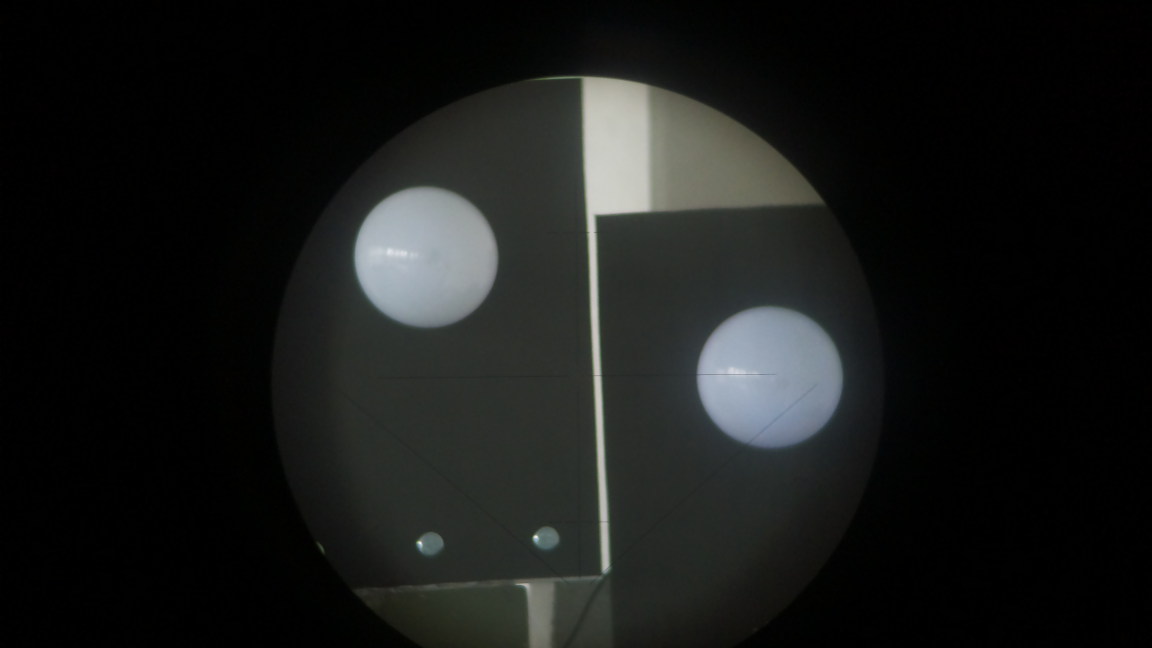
#> input picture Data/Images from lab_test/images/IMG_1_2024-03-20_14-59-09 - Copy.jpg, 4608 x 2592 px, found by its file name (shown at 1/4 size); its folder holds 4 pictures in this run
$ jupyter execute --allow-errors Selecting_ROI.ipynb
#> lines starting #> are read from the running program, lines starting #| are printed output that depends on the picture
Images from 16.05.2024_right bulb

[cell 1]
import cv2
import numpy as np
import os

def process_images(directory_path, roi_coordinates, roi_dimensions):
    # Get the list of image files in the directory
    image_files = [f for f in os.listdir(directory_path) if f.endswith(('.jpg', '.jpeg', '.png'))]

    # Process each image in the directory
    for image_file in image_files:
        # Load the image
        image_path = os.path.join(directory_path, image_file)
        image = cv2.imread(image_path)

        # Define the height and width of the original image
        original_height, original_width, _ = image.shape

        # Unpack ROI coordinates and dimensions
        top_left_x, top_left_y = roi_coordinates
        height, width = roi_dimensions

        # Extract the ROI coordinates based on the provided top-left coordinates
        x = top_left_x
        y = top_left_y

        # Create a mask for the selected ROI
        mask = np.zeros((original_height, original_width), dtype=np.uint8)
        mask[y:y+height, x:x+width] = 255

        # Convert the mask to uint8
        mask = mask.astype(np.uint8)

        # Apply the mask to the image
        masked_image = cv2.bitwise_and(image, image, mask=mask)

        # Create a directory for masked images if it doesn't exist
        masked_directory = os.path.join(directory_path, 'masked')
        if not os.path.exists(masked_directory):
            os.makedirs(masked_directory)

        # Generate the masked image filename
        masked_filename = os.path.join(masked_directory, os.path.splitext(image_file)[0] +  os.path.splitext(image_file)[1])

        # Save the masked image
        cv2.imwrite(masked_filename, masked_image)

# Parameters usage:
directory_path = r"C:\Users\kwayi\Desktop\School\MasterArbeite_23.24\Codes\Glenn__upssss\Glenn\16.05.2024_images\undistorted\right image"
#Adjust the ROI to fit area
roi_coordinates = (2398, 1567)
roi_dimensions = (3000, 2021)

#> (the rest of this cell did not finish here and is left out)

Images from 16.05.2024_left bulb

[cell 2]
import cv2
import os

def crop_and_save_images(source_directory, destination_directory, top_left, bottom_right):
    # Check if destination directory exists, if not, create it
#> called with top_left = (1847, 1190), bottom_right = (2180, 1575)
    if not os.path.exists(destination_directory):
        os.makedirs(destination_directory)

    # Iterate over all files in the source directory
    for filename in os.listdir(source_directory):
        if filename.lower().endswith((".png", ".jpg", ".jpeg")):  # Add or remove file types as needed
            # Construct the full file path
            file_path = os.path.join(source_directory, filename)
            # Read the image
            image = cv2.imread(file_path)
            # Crop the image
            cropped_image = image[top_left[1]:bottom_right[1], top_left[0]:bottom_right[0]]
            # Construct the destination file path
            dest_file_path = os.path.join(destination_directory, filename)
            # Save the cropped image
            cv2.imwrite(dest_file_path, cropped_image)
            print(f"Cropped image saved to {dest_file_path}")

if __name__ == "__main__":
    # Define the source directory
    source_dir = r"C:\Users\kwayi\Desktop\School\MasterArbeite_23.24\Codes\Glenn__upssss\Glenn\16.05.2024_images\undistorted\left image"
    # Define the destination directory
    dest_dir = os.path.join(source_dir, "cropped")

    # Define the top left and bottom right coordinates
    top_left = (1847, 1190)
    bottom_right = (2180, 1575)


    # Crop and save the images
    crop_and_save_images(source_dir, dest_dir, top_left, bottom_right)

#> (a cell that did not finish here is left out)

Images on the left side of the lab test

[cell 4]
import cv2
import os

def crop_and_save_images(source_directory, destination_directory, top_left, bottom_right):
    # Check if destination directory exists, if not, create it
#> called with top_left = (1242, 602), bottom_right = (2309, 1931)
    if not os.path.exists(destination_directory):
        os.makedirs(destination_directory)

    # Iterate over all files in the source directory
    for filename in os.listdir(source_directory):
        if filename.lower().endswith((".png", ".jpg", ".jpeg")):  # Add or remove file types as needed
            # Construct the full file path
            file_path = os.path.join(source_directory, filename)
            # Read the image
            image = cv2.imread(file_path)
#> image is the input picture: shape (2592, 4608, 3); mean B, G, R 24.6, 26, 24.3
            # Crop the image
            cropped_image = image[top_left[1]:bottom_right[1], top_left[0]:bottom_right[0]]
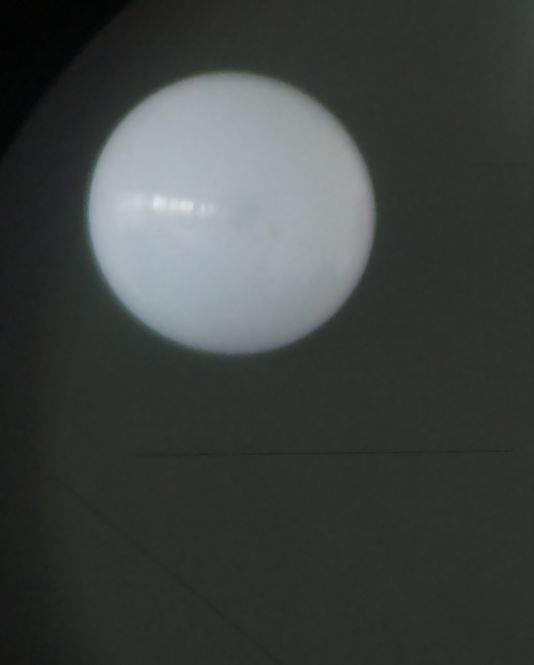
#> cropped_image: shape (1329, 1067, 3) (shown at 1/2 size); mean B, G, R 64, 65.9, 61.9
            # Construct the destination file path
            dest_file_path = os.path.join(destination_directory, filename)
            # Save the cropped image
            cv2.imwrite(dest_file_path, cropped_image)
            print(f"Cropped image saved to {dest_file_path}")
#> pass 2 of the loop in crop_and_save_images, `for filename in os.listdir(source_directory):`:
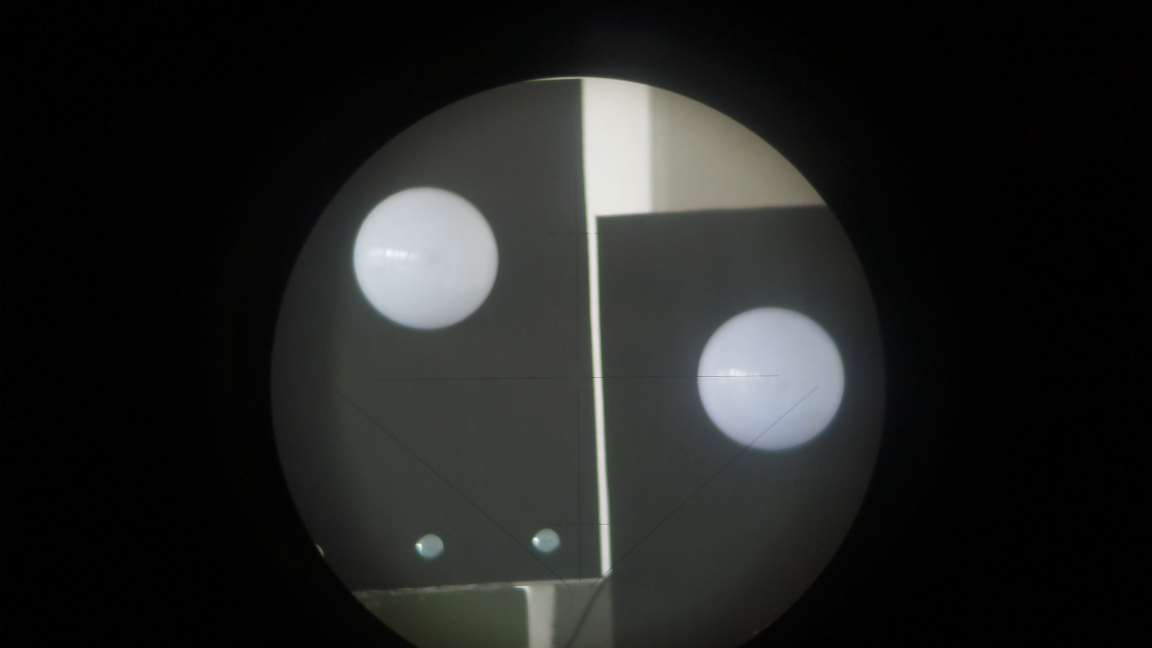
#> input picture Data/Images from lab_test/images/IMG_2024-03-20_15-35-16.jpg, 4608 x 2592 px, found by its file name (shown at 1/4 size)
#> in crop_and_save_images, image is the input picture: shape (2592, 4608, 3); mean B, G, R 31.9, 33.3, 32.1
#> in crop_and_save_images, `cropped_image = image[top_left[1]:bottom_right[1], top_left[0]:bottom_..`:
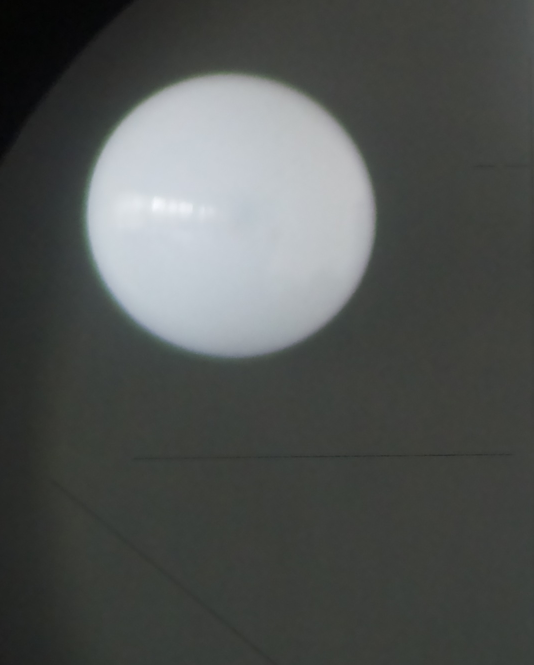
#> cropped_image: shape (1329, 1067, 3) (shown at 1/2 size); mean B, G, R 81.9, 83.7, 80.7
#> pass 3 of the loop in crop_and_save_images, `for filename in os.listdir(source_directory):`:
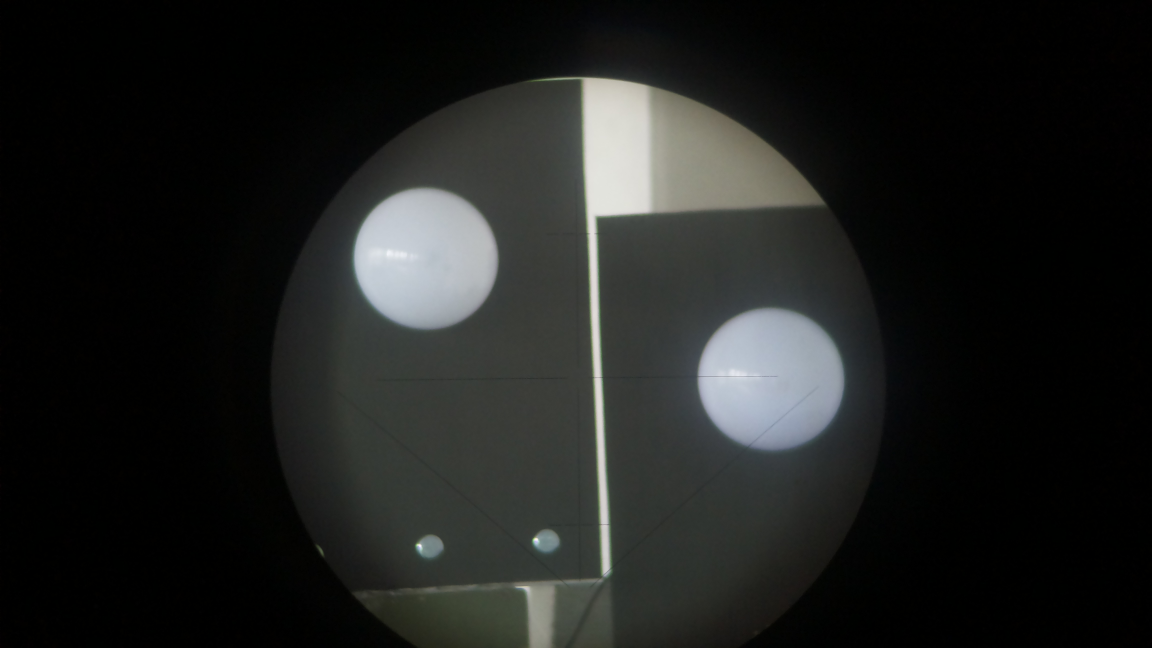
#> input picture Data/Images from lab_test/images/IMG_2024-03-20_15-45-29.jpg, 4608 x 2592 px, found by its file name (shown at 1/4 size)
#> in crop_and_save_images, image is the input picture: shape (2592, 4608, 3); mean B, G, R 30.5, 31.9, 30.5
#> in crop_and_save_images, `cropped_image = image[top_left[1]:bottom_right[1], top_left[0]:bottom_..`:
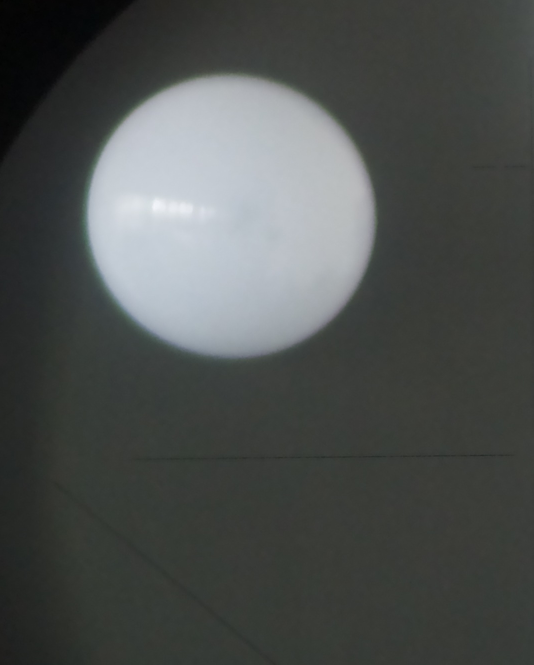
#> cropped_image: shape (1329, 1067, 3) (shown at 1/2 size); mean B, G, R 78.7, 80.4, 76.9
#> the loop made 4 passes; the first 3 are shown

if __name__ == "__main__":
    # Define the source directory
    source_dir = r"C:\Users\kwayi\Desktop\School\MasterArbeite_23.24\Lab_test_data\images\images"
    # Define the destination directory
    dest_dir = r"C:\Users\kwayi\Desktop\School\MasterArbeite_23.24\Lab_test_data\images\left_bulb"

    # Define the top left and bottom right coordinates
    top_left = (1242, 602)
    bottom_right = (2309, 1931)

    # Crop and save the images
    crop_and_save_images(source_dir, dest_dir, top_left, bottom_right)
